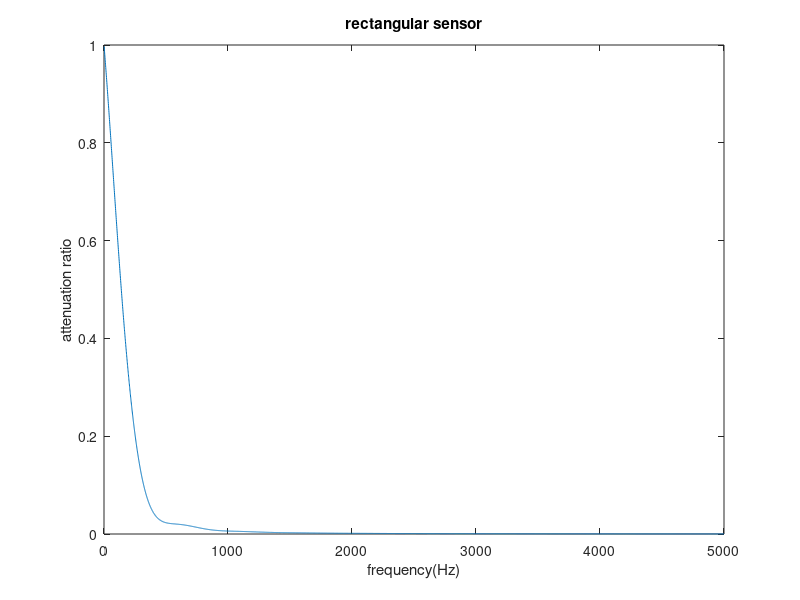
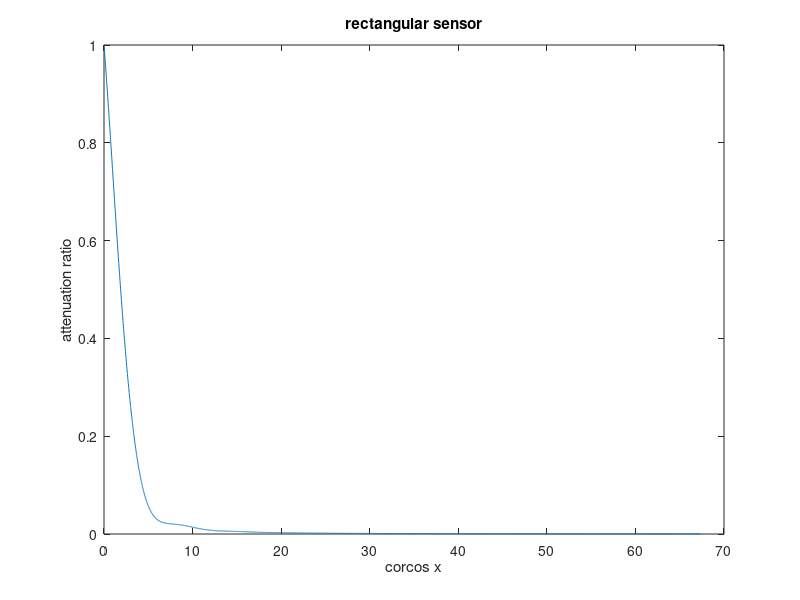

Source code (MATLAB) for these figures, in order:
clear all;
close all;
clc;
alpha1 = 0.125;%0.09
alpha3 = 7*alpha1;
ufree = 10;
f=0:1:5000;
L1 = 0.015;
L3 = 0.01;
uc = 0.7*ufree;
w1 = 2*pi*f*L1/uc;
w3 = 2*pi*f*L3/uc;
APART1 = 2/(1+alpha1^2).*(1./w1.^2);
APART2 = (1-alpha1^2)/(1+alpha1^2);
APART3 = alpha1.*w1;
APART4 = exp(-alpha1.*w1);
APART5 = 2*alpha1/(1+alpha1^2)*sin(w1)+(1-alpha1^2)/(1+alpha1^2)*cos(w1);
A = APART1.*(APART2+APART3-APART4.*APART5);
BPART1 = 2./(alpha3^2.*w3.^2);
BPART2 = alpha3.*w3+exp(-alpha3.*w3)-1;
B = BPART1.*BPART2;
X = A.*B;
figure;
plot(f,X);
title('rectangular sensor')
xlabel('frequency(Hz)')
ylabel('attenuation ratio')

corcos_x = 2 *pi .* f * L1 / uc;
figure;
plot(corcos_x,X);
title('rectangular sensor')
xlabel('corcos x')
ylabel('attenuation ratio')